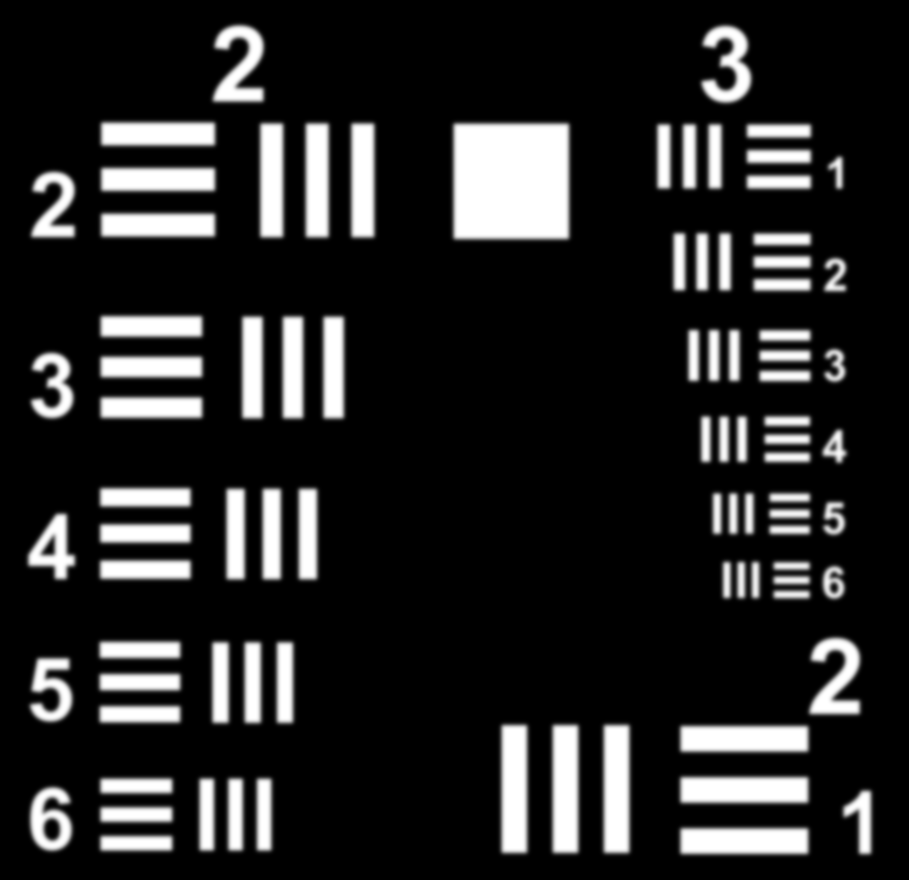
#> input picture usaf_interface/usaf_registration/templates/level_g2-3_sift.png, 1817 x 1759 px (shown at 1/2 size)
$ python -i nested_match.py   (imports and definitions only)
#> lines starting #> are read from the running program, lines starting #| are printed output that depends on the picture; after the words box and inside, x2 and y2 are one past the last pixel; in counts of white or black regions, pixels touching at a corner belong together
"""
Nested (recursive) matching: places every glyph's scanline by carrying the hand-annotated
template boxes (nested_templates.json, template pixels) onto the photo with SIFT
homographies. Experiments, reports and notes behind it are on branch emz95-experiments
(lab_images_report/NOTES.md).

Which groups: biggest group g0 and the NESTED count = YOLO pattern_count (count_4pts_pattern).
g0 = NESTED_GROUP, else read from the printed group numbers (read_start_group), else
8 - 2*pattern_count. Layers are g0, g0+2, ...
(one pair of groups per nested level); g0 and the nested count pick the templates below.

Templates by nested count: each layer's template holds exactly the levels still left
  3 left -> config 3 (full target, groups 2-7)
  2 left -> config 4 (groups 4-7) or config 17 (6-9)
  1 left -> config 14 (one level) or config 16 (8-9)
The pattern repeats every 2 groups at 1/4 scale, so a template stands in for other groups
with its labels shifted by an even number ("4@-2" = config 4 used as groups 2-5).

Layer 1: whole-photo SIFT, photo resized to template density by the big square. A match
~0.25x the expected size locked onto the inner copy -> moved out one level.
Deeper layers (NESTED_MATCH):
  "own_template": the layer's own template, shrunk to the layer-above template's scale,
                  matched in a cutout around where the layer above puts it
  "parent_crop":  the layer-above template's region of these groups, same cutout
Same settings for both: ratio 0.8, RANSAC 6 px, >= 6 inliers, boxes not broken, size within
3x of the prediction. If a layer fails, it and every deeper layer use the last good match's
boxes and nothing deeper is matched.
"""
import json
import time
from pathlib import Path

import cv2
import numpy as np

from scipy.signal import savgol_filter

_DIR = Path(__file__).resolve().parent
_TEMPLATE_DATA = json.loads((_DIR / "nested_templates.json").read_text())["templates"]   # keyed by template id
#> (reads usaf_interface/usaf_registration/nested_templates.json from the repository)
#> further down, picture is the input picture: shape (1759, 1817); min 0, max 255, mean 37.9
LEVELS = {int(c): t["levels"] for c, t in _TEMPLATE_DATA.items()}
FIRST_GROUP = {int(c): t["first_group"] for c, t in _TEMPLATE_DATA.items()}
PREF = [3, 4, 14, 17, 16]          # real renders before the synthetic 6-9 ones
MAX_TEMPLATE_GROUP = 9

CUTOUT_MARGIN = 0.30               # cutout around the predicted block, each side
TEMPLATE_MARGIN = 0.15             # "parent_crop" template region around the block, each side
MIN_INLIERS = 6
SIZE_GATE = 3.0
MAX_DIM = 7000                     # cap on the resized photo's longer side (px)

_CACHE = {"img": {}, "kd": {}, "tmap": {}, "inner": {}}
_SIFT = []


# [4 lines left out: function _sift, not called in this run]


# ---------------------------------------------------------------------------------------
# templates
# ---------------------------------------------------------------------------------------
def _base(key):
    return int(str(key).split("@")[0])


def _offset(key):
    s = str(key).split("@")
    return int(s[1]) if len(s) > 1 else 0


# [44 lines left out: functions nested_template_for, _template_image, _boxes, _square, not called in this run]


def _corners(bx):
    return np.vstack([b["quad"] for b in bx])


# [268 lines left out: functions _tmap, _inner_copy, _apply, _local_scale, _kd, _ratio_matches and 6 more, not called in this run]


# ---------------------------------------------------------------------------------------
# start group from the printed group numbers
# ---------------------------------------------------------------------------------------
DIGIT_TEMPLATES = [3, 4, 17]       # first-layer templates that have group_numbers boxes
DIGIT_MIN_SCORE = 0.4              # similarity to the best reference digit
DIGIT_MIN_MARGIN = 0.05            # lead over the next-best digit
_GLYPH_SIZE = (24, 36)
_DIGIT_BANK = []


def _glyph(gray):
    """Largest bright blob near the centre -> tight box -> 24x36 zero-mean unit vector, aspect ratio."""
    g = cv2.GaussianBlur(gray, (3, 3), 0)
    _, bw = cv2.threshold(g, 0, 255, cv2.THRESH_BINARY + cv2.THRESH_OTSU)
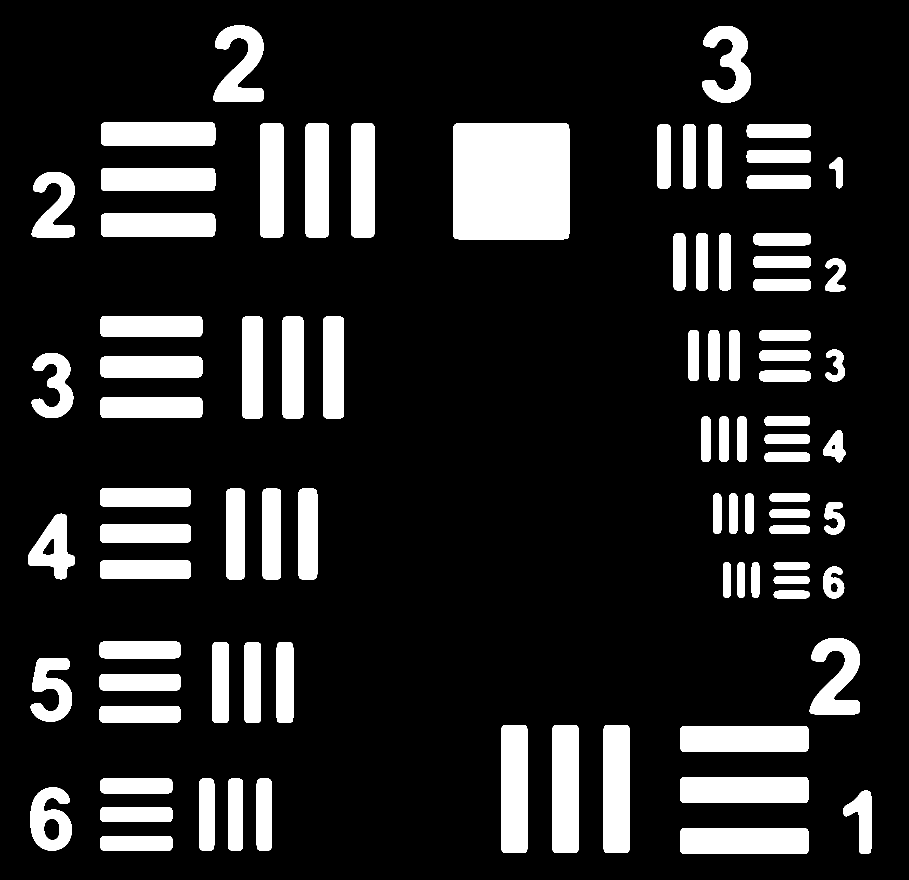
#> bw: shape (1759, 1817) (shown at 1/2 size); 15.3% white; 88 white regions, largest, box (x1, y1, x2, y2) and area: (907, 247, 1139, 479) 53745, (1360, 1554, 1617, 1606) 13294, (1360, 1452, 1617, 1504) 13292
    n, lab, st, cen = cv2.connectedComponentsWithStats(bw)
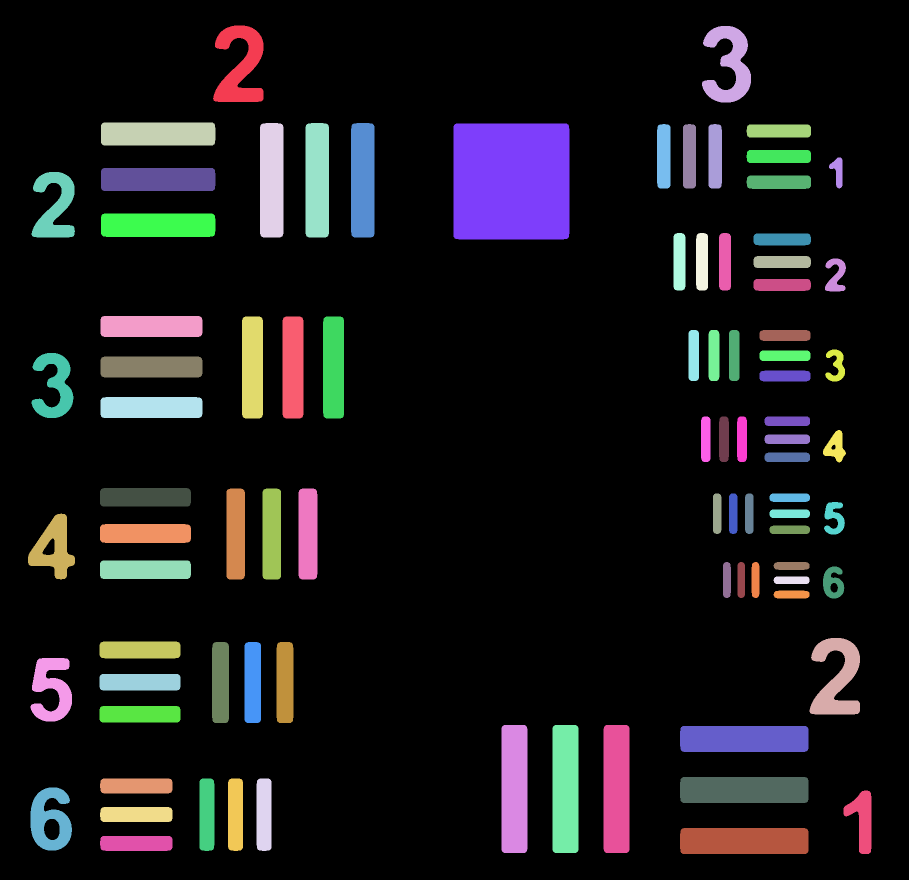
#> lab: shape (1759, 1817) int32 (shown at 1/2 size); 89 distinct labels, from 0 to 88; one colour per label, 0 black
#> n = 89; st = 89 rows, first 6: [0, 0, 1817, 1759, 2706963], [426, 51, 101, 153, 8697], [1404, 52, 98, 153, 7860], [202, 245, 229, 46, 10472], [520, 246, 47, 229, 10681], [611, 246, 47, 229, 10681]; cen = 89 pairs, first value 99.85 to 1724.7, second value 128.9 to 1686.4
    h, w = gray.shape
#> h = 1759; w = 1817
    best, bs = None, 0
    for i in range(1, n):
        d = np.hypot(cen[i, 0] - w / 2, cen[i, 1] - h / 2) / max(h, w)
        s = st[i, 4] * (1 - d) if d < 0.35 else 0
        if s > bs:
            best, bs = i, s
#> this loop made 88 passes
#> (d, s, bs) on passes 4 to 7: (0.35, 6947.8, 6947.8), (0.323, 7227.9, 7227.9), (0.303, 7441.1, 7441.1), (0.291, 38084.5, 38084.5)
#> (d, s) on passes 1, 2, 3, 8, 9, 10: (0.474, 0), (0.512, 0), (0.469, 0), (0.388, 0), (0.405, 0), (0.424, 0)
#> after the loop, best = 7; bs = 38084.5
    if best is None:
        return None
    x, y, ww, hh = st[best, :4]
#> x = 907; y = 247; ww = 232; hh = 232
    m = (lab[y:y + hh, x:x + ww] == best).astype(np.float32)
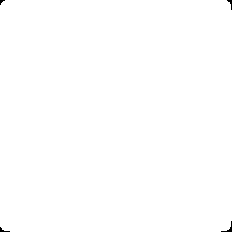
#> m: shape (232, 232) float32; values 0 (black) and 1 (white), 99.9% white; 4 black regions (3 under 20 px), largest, box (x1, y1, x2, y2) and area: (221, 221, 232, 232) 29
    v = cv2.resize(m, _GLYPH_SIZE, interpolation=cv2.INTER_AREA).ravel()
#> v = 864 values, max 1 at index 24, min 0.629 at index 863, mean 0.999
    v = v - v.mean()
#> v = 864 values, max 0.00147 at index 24, min -0.37 at index 863, mean -1.52e-08
    return v / (np.linalg.norm(v) + 1e-6), ww / max(hh, 1)


# [47 lines left out: functions _digit_bank, _read_digit, _digit_crop, not called in this run]


def _mirrors(self, flip):
    """Mirror states to try: flip, then the other one, unless FLIP_FIXED pins it."""
    return (flip,) if self.C.FLIP_FIXED else (flip, not flip)


# [162 lines left out: functions read_start_group, nested_scanline_contrast_scores, check_scanline, not called in this run]

>>> import cv2
>>> picture = cv2.imread('templates/level_g2-3_sift.png', cv2.IMREAD_GRAYSCALE)
>>> result = _glyph(picture)
